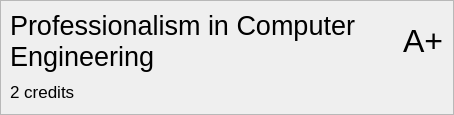
<?xml version="1.0" encoding="UTF-8"?>
<ui version="4.0">
 <class>GradeWidget</class>
 <widget class="QWidget" name="GradeWidget">
  <property name="geometry">
   <rect>
    <x>0</x>
    <y>0</y>
    <width>454</width>
    <height>115</height>
   </rect>
  </property>
  <property name="windowTitle">
   <string notr="true">Form</string>
  </property>
  <layout class="QVBoxLayout" name="verticalLayout">
   <property name="spacing">
    <number>0</number>
   </property>
   <property name="leftMargin">
    <number>0</number>
   </property>
   <property name="topMargin">
    <number>0</number>
   </property>
   <property name="rightMargin">
    <number>0</number>
   </property>
   <property name="bottomMargin">
    <number>0</number>
   </property>
   <item>
    <widget class="QFrame" name="frame">
     <property name="frameShape">
      <enum>QFrame::StyledPanel</enum>
     </property>
     <property name="frameShadow">
      <enum>QFrame::Raised</enum>
     </property>
     <layout class="QHBoxLayout" name="horizontalLayout">
      <item>
       <layout class="QGridLayout" name="gridLayout">
        <item row="0" column="0">
         <widget class="QLabel" name="classLabel">
          <property name="sizePolicy">
           <sizepolicy hsizetype="Expanding" vsizetype="Preferred">
            <horstretch>0</horstretch>
            <verstretch>0</verstretch>
           </sizepolicy>
          </property>
          <property name="font">
           <font>
            <pointsize>20</pointsize>
            <stylestrategy>PreferDefault</stylestrategy>
           </font>
          </property>
          <property name="text">
           <string notr="true">Professionalism in Computer Engineering</string>
          </property>
          <property name="wordWrap">
           <bool>true</bool>
          </property>
         </widget>
        </item>
        <item row="0" column="1">
         <widget class="QLabel" name="gradeLabel">
          <property name="font">
           <font>
            <pointsize>24</pointsize>
           </font>
          </property>
          <property name="text">
           <string>A+</string>
          </property>
         </widget>
        </item>
        <item row="1" column="0" colspan="2">
         <widget class="QLabel" name="creditsLabel">
          <property name="font">
           <font>
            <pointsize>13</pointsize>
           </font>
          </property>
          <property name="text">
           <string notr="true">2 credits</string>
          </property>
         </widget>
        </item>
       </layout>
      </item>
     </layout>
    </widget>
   </item>
  </layout>
  <action name="actionEdit">
   <property name="icon">
    <iconset theme="edit">
     <normaloff>.</normaloff>.</iconset>
   </property>
   <property name="text">
    <string>Edit</string>
   </property>
  </action>
  <action name="actionRemove">
   <property name="icon">
    <iconset theme="delete">
     <normaloff>.</normaloff>.</iconset>
   </property>
   <property name="text">
    <string>Remove</string>
   </property>
  </action>
 </widget>
 <resources/>
 <connections/>
</ui>
